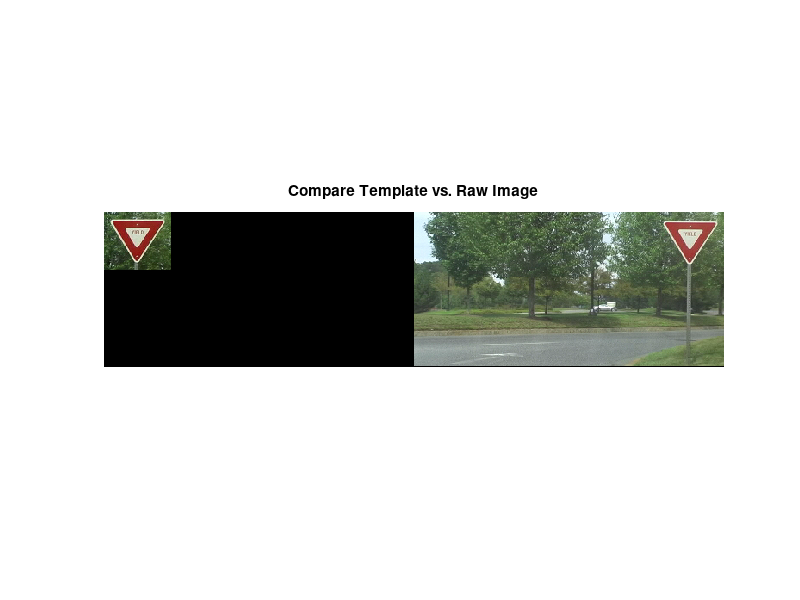

Recreate this plot in MATLAB. (Note: this script raises an error after producing the figure.)
%% Detect Traffic Sign with Template Matching
% Use Template Matching to detect traffic signs in a scene

% Copyright 2014-2015 The MathWorks, Inc.

%% Use Template Matching to detect a yield sign
clc
clear
close all

% Import images
load templates
load yield2

frame = yield2;
imshowpair(templateYield,frame,'montage'); title('Compare Template vs. Raw Image')

% Initialize template matcher
TM = vision.TemplateMatcher;

% Convert images from rgb to grayscale
templateYieldBm = rgb2gray(templateYield);
frameGray = rgb2gray(frame);

% Calculate location of yield sign in image
tic
locYield = step(TM,frameGray,templateYieldBm);  
toc

% Overlay yield text and marker at location of yield sign
frame = insertShape(frame,'FilledRectangle',[locYield 30 15]);
TI = vision.TextInserter('Location',locYield,'Text','Yield');
frame = step(TI,frame);
frame = insertMarker(frame,locYield);
figure; 
imshow(frame); 
title('Detected Yield Sign');

%% Use a ROI obtained from Blob Analysis to narrow the focus of the Template Matching
clc
clear
close all

% Import images
load templates
load yield2

frame = yield2;
imshowpair(templateYield,frame,'montage'); title('Compare Template vs. Raw Image')

% Initialize template matcher
TM = vision.TemplateMatcher('ROIInputPort',true,'BestMatchNeighborhoodOutputPort',true);

% Convert image from rgb to hsv
yieldHsv = rgb2hsv(frame);
% Create blob analysis object
BO = vision.BlobAnalysis;
% Threshold image
bm = thresholdImage(yieldHsv);
% Perform morphological opening to get rid of noise from flowers
bm = imopen(bm,strel('disk',1));
bm = imclose(bm,strel('octagon',9));
% Perform blob analysis
[area,centroid,bbox]= step(BO,bm);
count = length(area);
% If a sign has been found
if count~=0 
    % Find bounding box
    [amax,aidx] = max(area);
    mbbox = bbox(aidx,:);
    % Convert images from rgb to grayscale
    templateYieldBm = rgb2gray(templateYield);
    frameGray = rgb2gray(frame);
    % Calculate location of yield sign in image
    tic
    locYield = step(TM,frameGray,templateYieldBm,mbbox);  
    toc
    % Overlay yield text and marker at location of yield sign
    frame = insertShape(frame,'FilledRectangle',[locYield 30 15]);
    TI = vision.TextInserter('Location',locYield,'Text','Yield');
    frame = step(TI,frame);
    frame = insertMarker(frame,locYield);
    figure; imshow(frame); title('Detected Yield Sign');
end

%% Use Template Matching to recognize signs in a video
clc
clear 
close all

% Load template images
load templates

% Convert template images to hsv
templateStopHsv = rgb2hsv(templateStop);
templateYieldHsv = rgb2hsv(templateYield);
templateEnterHsv = rgb2hsv(templateEnter);

% Obtain binary mask from hsv template images
templateStopBm = double(thresholdImage(templateStopHsv));
templateYieldBm = double(thresholdImage(templateYieldHsv));
templateEnterBm = double(thresholdImage(templateEnterHsv));

% Initialize video reader
FR = vision.VideoFileReader('vipwarnsigns.avi');
% Initialize video players
VP = vision.DeployableVideoPlayer('Location',[100 100],'Name','Traffic Sign Recognition');
% Initialize template matcher
TM = vision.TemplateMatcher('ROIInputPort',true,'BestMatchNeighborhoodOutputPort',true);
idx = 0;
while(~isDone(FR)) 
    idx = idx + 1;
    % Import image
    frame = step(FR);
    % Convert image from rgb to hsv
    yieldHsv = rgb2hsv(frame);
    % Create blob analysis object
    BO = vision.BlobAnalysis;
    % Tthreshold image
    bm = thresholdImage(yieldHsv);
    % Perform morphological opening to get rid of noise from flowers
    bm = imopen(bm,strel('disk',1));
    bm = imclose(bm,strel('octagon',9));
    % Perform blob analysis
    [area,centroid,bbox]= step(BO,bm);
    count = length(area);
    % If a sign has been found
    if count~=0 
        % Find bounding box
        [amax,aidx] = max(area);
        mbbox = bbox(aidx,:);    
        % Convert rgb to hsv
        frameHsv = rgb2hsv(frame);
        frameBm = double(thresholdImage(frameHsv));
        % Calculate location of traffic sign in image
        [locStop,nvalStop,nvalidStop] = step(TM,frameBm,templateStopBm,mbbox);
        [locYield,nvalYield,nvalidYield] = step(TM,frameBm,templateYieldBm,mbbox); 
        [locEnter,nvalEnter,nvalidEnter] = step(TM,frameBm,templateEnterBm,mbbox);
        % Calculate mean n values 
        nvalMeanStop = mean(nvalStop(:));
        nvalMeanYield = mean(nvalYield(:));
        nvalMeanEnter = mean(nvalEnter(:));
        
        % If traffic sign is found, overlay onto image
        signFound = false;
        if nvalidStop~=0 && nvalMeanStop<300
            location = locStop;
            text = 'Stop';
            signFound = true;
        end
        if nvalidYield~=0 && nvalMeanYield<800
            location = locYield;
            text = 'Yield';
            signFound = true;
        end
        if nvalidEnter~=0 && nvalMeanEnter<500
            location = locEnter;
            text = 'Do Not Enter';
            signFound = true;
        end
        if signFound
            frame = insertShape(frame,'FilledRectangle',[location 7*length(text) 15]);
            TI = vision.TextInserter('Location',location,'Text',text);
            frame = step(TI,frame);   
            frame = insertMarker(frame,location);
        end
        % View next frame
        step(VP,frame)
    end
end
release(FR)
release(VP)
